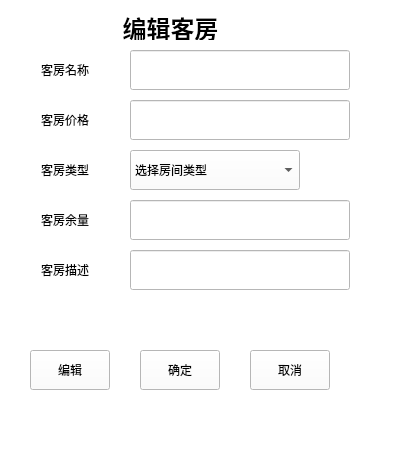
<?xml version="1.0" encoding="UTF-8"?>
<ui version="4.0">
 <class>editroom</class>
 <widget class="QMainWindow" name="editroom">
  <property name="geometry">
   <rect>
    <x>0</x>
    <y>0</y>
    <width>400</width>
    <height>450</height>
   </rect>
  </property>
  <property name="minimumSize">
   <size>
    <width>400</width>
    <height>450</height>
   </size>
  </property>
  <property name="maximumSize">
   <size>
    <width>400</width>
    <height>450</height>
   </size>
  </property>
  <property name="windowTitle">
   <string>蛋壳行记</string>
  </property>
  <property name="styleSheet">
   <string notr="true">color: rgb(0, 0, 0);
background-color: rgb(255, 255, 255);
font: 14pt &quot;等线&quot;;</string>
  </property>
  <widget class="QWidget" name="centralwidget">
   <widget class="QLabel" name="label">
    <property name="geometry">
     <rect>
      <x>100</x>
      <y>10</y>
      <width>141</width>
      <height>30</height>
     </rect>
    </property>
    <property name="text">
     <string>&lt;html&gt;&lt;head/&gt;&lt;body&gt;&lt;p align=&quot;center&quot;&gt;&lt;span style=&quot; font-size:18pt; font-weight:600;&quot;&gt;编辑客房&lt;/span&gt;&lt;/p&gt;&lt;/body&gt;&lt;/html&gt;</string>
    </property>
   </widget>
   <widget class="QLabel" name="label_2">
    <property name="geometry">
     <rect>
      <x>10</x>
      <y>50</y>
      <width>110</width>
      <height>40</height>
     </rect>
    </property>
    <property name="text">
     <string>&lt;html&gt;&lt;head/&gt;&lt;body&gt;&lt;p align=&quot;center&quot;&gt;客房名称&lt;/p&gt;&lt;/body&gt;&lt;/html&gt;</string>
    </property>
   </widget>
   <widget class="QLineEdit" name="lRName">
    <property name="geometry">
     <rect>
      <x>130</x>
      <y>50</y>
      <width>220</width>
      <height>40</height>
     </rect>
    </property>
   </widget>
   <widget class="QLineEdit" name="lPrice">
    <property name="geometry">
     <rect>
      <x>130</x>
      <y>100</y>
      <width>220</width>
      <height>40</height>
     </rect>
    </property>
   </widget>
   <widget class="QLabel" name="label_3">
    <property name="geometry">
     <rect>
      <x>10</x>
      <y>100</y>
      <width>110</width>
      <height>40</height>
     </rect>
    </property>
    <property name="text">
     <string>&lt;html&gt;&lt;head/&gt;&lt;body&gt;&lt;p align=&quot;center&quot;&gt;客房价格&lt;/p&gt;&lt;/body&gt;&lt;/html&gt;</string>
    </property>
   </widget>
   <widget class="QLabel" name="label_4">
    <property name="geometry">
     <rect>
      <x>10</x>
      <y>200</y>
      <width>110</width>
      <height>40</height>
     </rect>
    </property>
    <property name="text">
     <string>&lt;html&gt;&lt;head/&gt;&lt;body&gt;&lt;p align=&quot;center&quot;&gt;客房余量&lt;/p&gt;&lt;/body&gt;&lt;/html&gt;</string>
    </property>
   </widget>
   <widget class="QLineEdit" name="lSum">
    <property name="geometry">
     <rect>
      <x>130</x>
      <y>200</y>
      <width>220</width>
      <height>40</height>
     </rect>
    </property>
   </widget>
   <widget class="QLineEdit" name="lDes">
    <property name="geometry">
     <rect>
      <x>130</x>
      <y>250</y>
      <width>220</width>
      <height>40</height>
     </rect>
    </property>
   </widget>
   <widget class="QLabel" name="label_5">
    <property name="geometry">
     <rect>
      <x>10</x>
      <y>250</y>
      <width>110</width>
      <height>40</height>
     </rect>
    </property>
    <property name="text">
     <string>&lt;html&gt;&lt;head/&gt;&lt;body&gt;&lt;p align=&quot;center&quot;&gt;客房描述&lt;/p&gt;&lt;/body&gt;&lt;/html&gt;</string>
    </property>
   </widget>
   <widget class="QLabel" name="label_6">
    <property name="geometry">
     <rect>
      <x>10</x>
      <y>150</y>
      <width>110</width>
      <height>40</height>
     </rect>
    </property>
    <property name="text">
     <string>&lt;html&gt;&lt;head/&gt;&lt;body&gt;&lt;p align=&quot;center&quot;&gt;客房类型&lt;/p&gt;&lt;/body&gt;&lt;/html&gt;</string>
    </property>
   </widget>
   <widget class="QComboBox" name="cKind">
    <property name="geometry">
     <rect>
      <x>130</x>
      <y>150</y>
      <width>170</width>
      <height>40</height>
     </rect>
    </property>
    <item>
     <property name="text">
      <string>选择房间类型</string>
     </property>
    </item>
    <item>
     <property name="text">
      <string>单人间</string>
     </property>
    </item>
    <item>
     <property name="text">
      <string>大床房</string>
     </property>
    </item>
    <item>
     <property name="text">
      <string>标间</string>
     </property>
    </item>
    <item>
     <property name="text">
      <string>家庭房</string>
     </property>
    </item>
    <item>
     <property name="text">
      <string>套房</string>
     </property>
    </item>
   </widget>
   <widget class="QPushButton" name="bEdit">
    <property name="geometry">
     <rect>
      <x>30</x>
      <y>350</y>
      <width>80</width>
      <height>40</height>
     </rect>
    </property>
    <property name="text">
     <string>编辑</string>
    </property>
   </widget>
   <widget class="QPushButton" name="bOK">
    <property name="geometry">
     <rect>
      <x>140</x>
      <y>350</y>
      <width>80</width>
      <height>40</height>
     </rect>
    </property>
    <property name="text">
     <string>确定</string>
    </property>
   </widget>
   <widget class="QPushButton" name="bCancel">
    <property name="geometry">
     <rect>
      <x>250</x>
      <y>350</y>
      <width>80</width>
      <height>40</height>
     </rect>
    </property>
    <property name="text">
     <string>取消</string>
    </property>
   </widget>
  </widget>
  <widget class="QMenuBar" name="menubar">
   <property name="geometry">
    <rect>
     <x>0</x>
     <y>0</y>
     <width>400</width>
     <height>30</height>
    </rect>
   </property>
  </widget>
  <widget class="QStatusBar" name="statusbar"/>
 </widget>
 <resources/>
 <connections/>
</ui>
